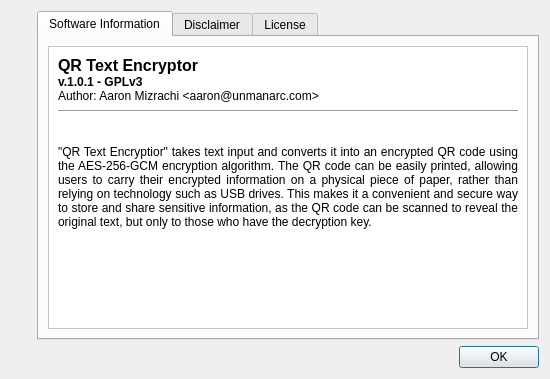
<?xml version="1.0" encoding="UTF-8"?>
<ui version="4.0">
 <class>Dialog_About</class>
 <widget class="QDialog" name="Dialog_About">
  <property name="geometry">
   <rect>
    <x>0</x>
    <y>0</y>
    <width>550</width>
    <height>379</height>
   </rect>
  </property>
  <property name="minimumSize">
   <size>
    <width>550</width>
    <height>379</height>
   </size>
  </property>
  <property name="maximumSize">
   <size>
    <width>550</width>
    <height>379</height>
   </size>
  </property>
  <property name="windowTitle">
   <string>About...</string>
  </property>
  <layout class="QGridLayout" name="gridLayout_2">
   <item row="0" column="0">
    <widget class="QLabel" name="label_2">
     <property name="sizePolicy">
      <sizepolicy hsizetype="Fixed" vsizetype="Fixed">
       <horstretch>0</horstretch>
       <verstretch>0</verstretch>
      </sizepolicy>
     </property>
     <property name="maximumSize">
      <size>
       <width>128</width>
       <height>128</height>
      </size>
     </property>
     <property name="text">
      <string/>
     </property>
     <property name="pixmap">
      <pixmap resource="../qrc.qrc">:/img/qrencryptor.png</pixmap>
     </property>
     <property name="scaledContents">
      <bool>true</bool>
     </property>
    </widget>
   </item>
   <item row="0" column="1" rowspan="2">
    <widget class="QTabWidget" name="tabWidget">
     <property name="currentIndex">
      <number>0</number>
     </property>
     <widget class="QWidget" name="tab">
      <attribute name="title">
       <string>Software Information</string>
      </attribute>
      <layout class="QGridLayout" name="gridLayout_3">
       <item row="0" column="0">
        <widget class="QFrame" name="frame">
         <property name="styleSheet">
          <string notr="true">background-color: rgb(255, 255, 255);</string>
         </property>
         <property name="frameShape">
          <enum>QFrame::StyledPanel</enum>
         </property>
         <property name="frameShadow">
          <enum>QFrame::Raised</enum>
         </property>
         <layout class="QGridLayout" name="gridLayout">
          <item row="0" column="0">
           <widget class="QLabel" name="label">
            <property name="styleSheet">
             <string notr="true">font: 8pt &quot;Monospace&quot;;</string>
            </property>
            <property name="lineWidth">
             <number>0</number>
            </property>
            <property name="text">
             <string>&lt;html&gt;&lt;head/&gt;&lt;body&gt;&lt;div&gt;&lt;span style=&quot; font-size:12pt; font-weight:700;&quot;&gt;QR Text Encryptor&lt;/span&gt;&lt;/div&gt;&lt;div&gt;&lt;span style=&quot; font-weight:700;&quot;&gt;v.1.0.1 - GPLv3&lt;/span&gt;&lt;/div&gt;&lt;div&gt;Author: Aaron Mizrachi &amp;lt;aaron@unmanarc.com&amp;gt;&lt;/div&gt;&lt;hr/&gt;&lt;div&gt;&lt;br/&gt;&lt;/div&gt;&lt;div align=&quot;justify&quot;&gt;&amp;quot;QR Text Encryptior&amp;quot; takes text input and converts it into an encrypted QR code using the AES-256-GCM encryption algorithm. The QR code can be easily printed, allowing users to carry their encrypted information on a physical piece of paper, rather than relying on technology such as USB drives. This makes it a convenient and secure way to store and share sensitive information, as the QR code can be scanned to reveal the original text, but only to those who have the decryption key.&lt;/div&gt;&lt;/body&gt;&lt;/html&gt;</string>
            </property>
            <property name="alignment">
             <set>Qt::AlignLeading|Qt::AlignLeft|Qt::AlignTop</set>
            </property>
            <property name="wordWrap">
             <bool>true</bool>
            </property>
            <property name="textInteractionFlags">
             <set>Qt::LinksAccessibleByMouse|Qt::TextSelectableByMouse</set>
            </property>
           </widget>
          </item>
         </layout>
        </widget>
       </item>
      </layout>
     </widget>
     <widget class="QWidget" name="tab_2">
      <attribute name="title">
       <string>Disclaimer</string>
      </attribute>
      <layout class="QGridLayout" name="gridLayout_4">
       <item row="0" column="0">
        <widget class="QPlainTextEdit" name="plainTextEdit_2">
         <property name="styleSheet">
          <string notr="true">font: 8pt &quot;Monospace&quot;;</string>
         </property>
         <property name="lineWrapMode">
          <enum>QPlainTextEdit::WidgetWidth</enum>
         </property>
         <property name="readOnly">
          <bool>true</bool>
         </property>
         <property name="plainText">
          <string>PART 1/2:

This software is provided 'as-is', without any express or implied warranty. In no event will the authors be held liable for any damages arising from the use of this software. The user assumes all responsibility for any damages resulting from the use of this software, and is advised to test the software thoroughly before relying on it for any purpose.

-
PART 2/2:

Among other factors, the security of the encrypted QR code generated by this software is dependent on the strength of the password chosen by the user. It is the user's responsibility to select a strong and secure password to ensure the protection of the encrypted information. The authors of this software will not be held liable for any damages resulting from the use of a weak or easily guessable password.</string>
         </property>
        </widget>
       </item>
      </layout>
     </widget>
     <widget class="QWidget" name="tab_3">
      <attribute name="title">
       <string>License</string>
      </attribute>
      <layout class="QGridLayout" name="gridLayout_5">
       <item row="0" column="0">
        <widget class="QPlainTextEdit" name="plainTextEdit">
         <property name="styleSheet">
          <string notr="true">font: 8pt &quot;Monospace&quot;;</string>
         </property>
         <property name="lineWrapMode">
          <enum>QPlainTextEdit::NoWrap</enum>
         </property>
         <property name="readOnly">
          <bool>true</bool>
         </property>
         <property name="plainText">
          <string>                    GNU GENERAL PUBLIC LICENSE
                       Version 3, 29 June 2007

 Copyright (C) 2007 Free Software Foundation, Inc. &lt;http://fsf.org/&gt;
 Everyone is permitted to copy and distribute verbatim copies
 of this license document, but changing it is not allowed.

                            Preamble

  The GNU General Public License is a free, copyleft license for
software and other kinds of works.

  The licenses for most software and other practical works are designed
to take away your freedom to share and change the works.  By contrast,
the GNU General Public License is intended to guarantee your freedom to
share and change all versions of a program--to make sure it remains free
software for all its users.  We, the Free Software Foundation, use the
GNU General Public License for most of our software; it applies also to
any other work released this way by its authors.  You can apply it to
your programs, too.

  When we speak of free software, we are referring to freedom, not
price.  Our General Public Licenses are designed to make sure that you
have the freedom to distribute copies of free software (and charge for
them if you wish), that you receive source code or can get it if you
want it, that you can change the software or use pieces of it in new
free programs, and that you know you can do these things.

  To protect your rights, we need to prevent others from denying you
these rights or asking you to surrender the rights.  Therefore, you have
certain responsibilities if you distribute copies of the software, or if
you modify it: responsibilities to respect the freedom of others.

  For example, if you distribute copies of such a program, whether
gratis or for a fee, you must pass on to the recipients the same
freedoms that you received.  You must make sure that they, too, receive
or can get the source code.  And you must show them these terms so they
know their rights.

  Developers that use the GNU GPL protect your rights with two steps:
(1) assert copyright on the software, and (2) offer you this License
giving you legal permission to copy, distribute and/or modify it.

  For the developers' and authors' protection, the GPL clearly explains
that there is no warranty for this free software.  For both users' and
authors' sake, the GPL requires that modified versions be marked as
changed, so that their problems will not be attributed erroneously to
authors of previous versions.

  Some devices are designed to deny users access to install or run
modified versions of the software inside them, although the manufacturer
can do so.  This is fundamentally incompatible with the aim of
protecting users' freedom to change the software.  The systematic
pattern of such abuse occurs in the area of products for individuals to
use, which is precisely where it is most unacceptable.  Therefore, we
have designed this version of the GPL to prohibit the practice for those
products.  If such problems arise substantially in other domains, we
stand ready to extend this provision to those domains in future versions
of the GPL, as needed to protect the freedom of users.

  Finally, every program is threatened constantly by software patents.
States should not allow patents to restrict development and use of
software on general-purpose computers, but in those that do, we wish to
avoid the special danger that patents applied to a free program could
make it effectively proprietary.  To prevent this, the GPL assures that
patents cannot be used to render the program non-free.

  The precise terms and conditions for copying, distribution and
modification follow.

                       TERMS AND CONDITIONS

  0. Definitions.

  &quot;This License&quot; refers to version 3 of the GNU General Public License.

  &quot;Copyright&quot; also means copyright-like laws that apply to other kinds of
works, such as semiconductor masks.

  &quot;The Program&quot; refers to any copyrightable work licensed under this
License.  Each licensee is addressed as &quot;you&quot;.  &quot;Licensees&quot; and
&quot;recipients&quot; may be individuals or organizations.

  To &quot;modify&quot; a work means to copy from or adapt all or part of the work
in a fashion requiring copyright permission, other than the making of an
exact copy.  The resulting work is called a &quot;modified version&quot; of the
earlier work or a work &quot;based on&quot; the earlier work.

  A &quot;covered work&quot; means either the unmodified Program or a work based
on the Program.

  To &quot;propagate&quot; a work means to do anything with it that, without
permission, would make you directly or secondarily liable for
infringement under applicable copyright law, except executing it on a
computer or modifying a private copy.  Propagation includes copying,
distribution (with or without modification), making available to the
public, and in some countries other activities as well.

  To &quot;convey&quot; a work means any kind of propagation that enables other
parties to make or receive copies.  Mere interaction with a user through
a computer network, with no transfer of a copy, is not conveying.

  An interactive user interface displays &quot;Appropriate Legal Notices&quot;
to the extent that it includes a convenient and prominently visible
feature that (1) displays an appropriate copyright notice, and (2)
tells the user that there is no warranty for the work (except to the
extent that warranties are provided), that licensees may convey the
work under this License, and how to view a copy of this License.  If
the interface presents a list of user commands or options, such as a
menu, a prominent item in the list meets this criterion.

  1. Source Code.

  The &quot;source code&quot; for a work means the preferred form of the work
for making modifications to it.  &quot;Object code&quot; means any non-source
form of a work.

  A &quot;Standard Interface&quot; means an interface that either is an official
standard defined by a recognized standards body, or, in the case of
interfaces specified for a particular programming language, one that
is widely used among developers working in that language.

  The &quot;System Libraries&quot; of an executable work include anything, other
than the work as a whole, that (a) is included in the normal form of
packaging a Major Component, but which is not part of that Major
Component, and (b) serves only to enable use of the work with that
Major Component, or to implement a Standard Interface for which an
implementation is available to the public in source code form.  A
&quot;Major Component&quot;, in this context, means a major essential component
(kernel, window system, and so on) of the specific operating system
(if any) on which the executable work runs, or a compiler used to
produce the work, or an object code interpreter used to run it.

  The &quot;Corresponding Source&quot; for a work in object code form means all
the source code needed to generate, install, and (for an executable
work) run the object code and to modify the work, including scripts to
control those activities.  However, it does not include the work's
System Libraries, or general-purpose tools or generally available free
programs which are used unmodified in performing those activities but
which are not part of the work.  For example, Corresponding Source
includes interface definition files associated with source files for
the work, and the source code for shared libraries and dynamically
linked subprograms that the work is specifically designed to require,
such as by intimate data communication or control flow between those
subprograms and other parts of the work.

  The Corresponding Source need not include anything that users
can regenerate automatically from other parts of the Corresponding
Source.

  The Corresponding Source for a work in source code form is that
same work.

  2. Basic Permissions.

  All rights granted under this License are granted for the term of
copyright on the Program, and are irrevocable provided the stated
conditions are met.  This License explicitly affirms your unlimited
permission to run the unmodified Program.  The output from running a
covered work is covered by this License only if the output, given its
content, constitutes a covered work.  This License acknowledges your
rights of fair use or other equivalent, as provided by copyright law.

  You may make, run and propagate covered works that you do not
convey, without conditions so long as your license otherwise remains
in force.  You may convey covered works to others for the sole purpose
of having them make modifications exclusively for you, or provide you
with facilities for running those works, provided that you comply with
the terms of this License in conveying all material for which you do
not control copyright.  Those thus making or running the covered works
for you must do so exclusively on your behalf, under your direction
and control, on terms that prohibit them from making any copies of
your copyrighted material outside their relationship with you.

  Conveying under any other circumstances is permitted solely under
the conditions stated below.  Sublicensing is not allowed; section 10
makes it unnecessary.

  3. Protecting Users' Legal Rights From Anti-Circumvention Law.

  No covered work shall be deemed part of an effective technological
measure under any applicable law fulfilling obligations under article
11 of the WIPO copyright treaty adopted on 20 December 1996, or
similar laws prohibiting or restricting circumvention of such
measures.

  When you convey a covered work, you waive any legal power to forbid
circumvention of technological measures to the extent such circumvention
is effected by exercising rights under this License with respect to
the covered work, and you disclaim any intention to limit operation or
modification of the work as a means of enforcing, against the work's
users, your or third parties' legal rights to forbid circumvention of
technological measures.

  4. Conveying Verbatim Copies.

  You may convey verbatim copies of the Program's source code as you
receive it, in any medium, provided that you conspicuously and
appropriately publish on each copy an appropriate copyright notice;
keep intact all notices stating that this License and any
non-permissive terms added in accord with section 7 apply to the code;
keep intact all notices of the absence of any warranty; and give all
recipients a copy of this License along with the Program.

  You may charge any price or no price for each copy that you convey,
and you may offer support or warranty protection for a fee.

  5. Conveying Modified Source Versions.

  You may convey a work based on the Program, or the modifications to
produce it from the Program, in the form of source code under the
terms of section 4, provided that you also meet all of these conditions:

    a) The work must carry prominent notices stating that you modified
    it, and giving a relevant date.

    b) The work must carry prominent notices stating that it is
    released under this License and any conditions added under section
    7.  This requirement modifies the requirement in section 4 to
    &quot;keep intact all notices&quot;.

    c) You must license the entire work, as a whole, under this
    License to anyone who comes into possession of a copy.  This
    License will therefore apply, along with any applicable section 7
    additional terms, to the whole of the work, and all its parts,
    regardless of how they are packaged.  This License gives no
    permission to license the work in any other way, but it does not
    invalidate such permission if you have separately received it.

    d) If the work has interactive user interfaces, each must display
    Appropriate Legal Notices; however, if the Program has interactive
    interfaces that do not display Appropriate Legal Notices, your
    work need not make them do so.

  A compilation of a covered work with other separate and independent
works, which are not by their nature extensions of the covered work,
and which are not combined with it such as to form a larger program,
in or on a volume of a storage or distribution medium, is called an
&quot;aggregate&quot; if the compilation and its resulting copyright are not
used to limit the access or legal rights of the compilation's users
beyond what the individual works permit.  Inclusion of a covered work
in an aggregate does not cause this License to apply to the other
parts of the aggregate.

  6. Conveying Non-Source Forms.

  You may convey a covered work in object code form under the terms
of sections 4 and 5, provided that you also convey the
machine-readable Corresponding Source under the terms of this License,
in one of these ways:

    a) Convey the object code in, or embodied in, a physical product
    (including a physical distribution medium), accompanied by the
    Corresponding Source fixed on a durable physical medium
    customarily used for software interchange.

    b) Convey the object code in, or embodied in, a physical product
    (including a physical distribution medium), accompanied by a
    written offer, valid for at least three years and valid for as
    long as you offer spare parts or customer support for that product
    model, to give anyone who possesses the object code either (1) a
    copy of the Corresponding Source for all the software in the
    product that is covered by this License, on a durable physical
    medium customarily used for software interchange, for a price no
    more than your reasonable cost of physically performing this
    conveying of source, or (2) access to copy the
    Corresponding Source from a network server at no charge.

    c) Convey individual copies of the object code with a copy of the
    written offer to provide the Corresponding Source.  This
    alternative is allowed only occasionally and noncommercially, and
    only if you received the object code with such an offer, in accord
    with subsection 6b.

    d) Convey the object code by offering access from a designated
    place (gratis or for a charge), and offer equivalent access to the
    Corresponding Source in the same way through the same place at no
    further charge.  You need not require recipients to copy the
    Corresponding Source along with the object code.  If the place to
    copy the object code is a network server, the Corresponding Source
    may be on a different server (operated by you or a third party)
    that supports equivalent copying facilities, provided you maintain
    clear directions next to the object code saying where to find the
    Corresponding Source.  Regardless of what server hosts the
    Corresponding Source, you remain obligated to ensure that it is
    available for as long as needed to satisfy these requirements.

    e) Convey the object code using peer-to-peer transmission, provided
    you inform other peers where the object code and Corresponding
    Source of the work are being offered to the general public at no
    charge under subsection 6d.

  A separable portion of the object code, whose source code is excluded
from the Corresponding Source as a System Library, need not be
included in conveying the object code work.

  A &quot;User Product&quot; is either (1) a &quot;consumer product&quot;, which means any
tangible personal property which is normally used for personal, family,
or household purposes, or (2) anything designed or sold for incorporation
into a dwelling.  In determining whether a product is a consumer product,
doubtful cases shall be resolved in favor of coverage.  For a particular
product received by a particular user, &quot;normally used&quot; refers to a
typical or common use of that class of product, regardless of the status
of the particular user or of the way in which the particular user
actually uses, or expects or is expected to use, the product.  A product
is a consumer product regardless of whether the product has substantial
commercial, industrial or non-consumer uses, unless such uses represent
the only significant mode of use of the product.

  &quot;Installation Information&quot; for a User Product means any methods,
procedures, authorization keys, or other information required to install
and execute modified versions of a covered work in that User Product from
a modified version of its Corresponding Source.  The information must
suffice to ensure that the continued functioning of the modified object
code is in no case prevented or interfered with solely because
modification has been made.

  If you convey an object code work under this section in, or with, or
specifically for use in, a User Product, and the conveying occurs as
part of a transaction in which the right of possession and use of the
User Product is transferred to the recipient in perpetuity or for a
fixed term (regardless of how the transaction is characterized), the
Corresponding Source conveyed under this section must be accompanied
by the Installation Information.  But this requirement does not apply
if neither you nor any third party retains the ability to install
modified object code on the User Product (for example, the work has
been installed in ROM).

  The requirement to provide Installation Information does not include a
requirement to continue to provide support service, warranty, or updates
for a work that has been modified or installed by the recipient, or for
the User Product in which it has been modified or installed.  Access to a
network may be denied when the modification itself materially and
adversely affects the operation of the network or violates the rules and
protocols for communication across the network.

  Corresponding Source conveyed, and Installation Information provided,
in accord with this section must be in a format that is publicly
documented (and with an implementation available to the public in
source code form), and must require no special password or key for
unpacking, reading or copying.

  7. Additional Terms.

  &quot;Additional permissions&quot; are terms that supplement the terms of this
License by making exceptions from one or more of its conditions.
Additional permissions that are applicable to the entire Program shall
be treated as though they were included in this License, to the extent
that they are valid under applicable law.  If additional permissions
apply only to part of the Program, that part may be used separately
under those permissions, but the entire Program remains governed by
this License without regard to the additional permissions.

  When you convey a copy of a covered work, you may at your option
remove any additional permissions from that copy, or from any part of
it.  (Additional permissions may be written to require their own
removal in certain cases when you modify the work.)  You may place
additional permissions on material, added by you to a covered work,
for which you have or can give appropriate copyright permission.

  Notwithstanding any other provision of this License, for material you
add to a covered work, you may (if authorized by the copyright holders of
that material) supplement the terms of this License with terms:

    a) Disclaiming warranty or limiting liability differently from the
    terms of sections 15 and 16 of this License; or

    b) Requiring preservation of specified reasonable legal notices or
    author attributions in that material or in the Appropriate Legal
    Notices displayed by works containing it; or

    c) Prohibiting misrepresentation of the origin of that material, or
    requiring that modified versions of such material be marked in
    reasonable ways as different from the original version; or

    d) Limiting the use for publicity purposes of names of licensors or
    authors of the material; or

    e) Declining to grant rights under trademark law for use of some
    trade names, trademarks, or service marks; or

    f) Requiring indemnification of licensors and authors of that
    material by anyone who conveys the material (or modified versions of
    it) with contractual assumptions of liability to the recipient, for
    any liability that these contractual assumptions directly impose on
    those licensors and authors.

  All other non-permissive additional terms are considered &quot;further
restrictions&quot; within the meaning of section 10.  If the Program as you
received it, or any part of it, contains a notice stating that it is
governed by this License along with a term that is a further
restriction, you may remove that term.  If a license document contains
a further restriction but permits relicensing or conveying under this
License, you may add to a covered work material governed by the terms
of that license document, provided that the further restriction does
not survive such relicensing or conveying.

  If you add terms to a covered work in accord with this section, you
must place, in the relevant source files, a statement of the
additional terms that apply to those files, or a notice indicating
where to find the applicable terms.

  Additional terms, permissive or non-permissive, may be stated in the
form of a separately written license, or stated as exceptions;
the above requirements apply either way.

  8. Termination.

  You may not propagate or modify a covered work except as expressly
provided under this License.  Any attempt otherwise to propagate or
modify it is void, and will automatically terminate your rights under
this License (including any patent licenses granted under the third
paragraph of section 11).

  However, if you cease all violation of this License, then your
license from a particular copyright holder is reinstated (a)
provisionally, unless and until the copyright holder explicitly and
finally terminates your license, and (b) permanently, if the copyright
holder fails to notify you of the violation by some reasonable means
prior to 60 days after the cessation.

  Moreover, your license from a particular copyright holder is
reinstated permanently if the copyright holder notifies you of the
violation by some reasonable means, this is the first time you have
received notice of violation of this License (for any work) from that
copyright holder, and you cure the violation prior to 30 days after
your receipt of the notice.

  Termination of your rights under this section does not terminate the
licenses of parties who have received copies or rights from you under
this License.  If your rights have been terminated and not permanently
reinstated, you do not qualify to receive new licenses for the same
material under section 10.

  9. Acceptance Not Required for Having Copies.

  You are not required to accept this License in order to receive or
run a copy of the Program.  Ancillary propagation of a covered work
occurring solely as a consequence of using peer-to-peer transmission
to receive a copy likewise does not require acceptance.  However,
nothing other than this License grants you permission to propagate or
modify any covered work.  These actions infringe copyright if you do
not accept this License.  Therefore, by modifying or propagating a
covered work, you indicate your acceptance of this License to do so.

  10. Automatic Licensing of Downstream Recipients.

  Each time you convey a covered work, the recipient automatically
receives a license from the original licensors, to run, modify and
propagate that work, subject to this License.  You are not responsible
for enforcing compliance by third parties with this License.

  An &quot;entity transaction&quot; is a transaction transferring control of an
organization, or substantially all assets of one, or subdividing an
organization, or merging organizations.  If propagation of a covered
work results from an entity transaction, each party to that
transaction who receives a copy of the work also receives whatever
licenses to the work the party's predecessor in interest had or could
give under the previous paragraph, plus a right to possession of the
Corresponding Source of the work from the predecessor in interest, if
the predecessor has it or can get it with reasonable efforts.

  You may not impose any further restrictions on the exercise of the
rights granted or affirmed under this License.  For example, you may
not impose a license fee, royalty, or other charge for exercise of
rights granted under this License, and you may not initiate litigation
(including a cross-claim or counterclaim in a lawsuit) alleging that
any patent claim is infringed by making, using, selling, offering for
sale, or importing the Program or any portion of it.

  11. Patents.

  A &quot;contributor&quot; is a copyright holder who authorizes use under this
License of the Program or a work on which the Program is based.  The
work thus licensed is called the contributor's &quot;contributor version&quot;.

  A contributor's &quot;essential patent claims&quot; are all patent claims
owned or controlled by the contributor, whether already acquired or
hereafter acquired, that would be infringed by some manner, permitted
by this License, of making, using, or selling its contributor version,
but do not include claims that would be infringed only as a
consequence of further modification of the contributor version.  For
purposes of this definition, &quot;control&quot; includes the right to grant
patent sublicenses in a manner consistent with the requirements of
this License.

  Each contributor grants you a non-exclusive, worldwide, royalty-free
patent license under the contributor's essential patent claims, to
make, use, sell, offer for sale, import and otherwise run, modify and
propagate the contents of its contributor version.

  In the following three paragraphs, a &quot;patent license&quot; is any express
agreement or commitment, however denominated, not to enforce a patent
(such as an express permission to practice a patent or covenant not to
sue for patent infringement).  To &quot;grant&quot; such a patent license to a
party means to make such an agreement or commitment not to enforce a
patent against the party.

  If you convey a covered work, knowingly relying on a patent license,
and the Corresponding Source of the work is not available for anyone
to copy, free of charge and under the terms of this License, through a
publicly available network server or other readily accessible means,
then you must either (1) cause the Corresponding Source to be so
available, or (2) arrange to deprive yourself of the benefit of the
patent license for this particular work, or (3) arrange, in a manner
consistent with the requirements of this License, to extend the patent
license to downstream recipients.  &quot;Knowingly relying&quot; means you have
actual knowledge that, but for the patent license, your conveying the
covered work in a country, or your recipient's use of the covered work
in a country, would infringe one or more identifiable patents in that
country that you have reason to believe are valid.

  If, pursuant to or in connection with a single transaction or
arrangement, you convey, or propagate by procuring conveyance of, a
covered work, and grant a patent license to some of the parties
receiving the covered work authorizing them to use, propagate, modify
or convey a specific copy of the covered work, then the patent license
you grant is automatically extended to all recipients of the covered
work and works based on it.

  A patent license is &quot;discriminatory&quot; if it does not include within
the scope of its coverage, prohibits the exercise of, or is
conditioned on the non-exercise of one or more of the rights that are
specifically granted under this License.  You may not convey a covered
work if you are a party to an arrangement with a third party that is
in the business of distributing software, under which you make payment
to the third party based on the extent of your activity of conveying
the work, and under which the third party grants, to any of the
parties who would receive the covered work from you, a discriminatory
patent license (a) in connection with copies of the covered work
conveyed by you (or copies made from those copies), or (b) primarily
for and in connection with specific products or compilations that
contain the covered work, unless you entered into that arrangement,
or that patent license was granted, prior to 28 March 2007.

  Nothing in this License shall be construed as excluding or limiting
any implied license or other defenses to infringement that may
otherwise be available to you under applicable patent law.

  12. No Surrender of Others' Freedom.

  If conditions are imposed on you (whether by court order, agreement or
otherwise) that contradict the conditions of this License, they do not
excuse you from the conditions of this License.  If you cannot convey a
covered work so as to satisfy simultaneously your obligations under this
License and any other pertinent obligations, then as a consequence you may
not convey it at all.  For example, if you agree to terms that obligate you
to collect a royalty for further conveying from those to whom you convey
the Program, the only way you could satisfy both those terms and this
License would be to refrain entirely from conveying the Program.

  13. Use with the GNU Affero General Public License.

  Notwithstanding any other provision of this License, you have
permission to link or combine any covered work with a work licensed
under version 3 of the GNU Affero General Public License into a single
combined work, and to convey the resulting work.  The terms of this
License will continue to apply to the part which is the covered work,
but the special requirements of the GNU Affero General Public License,
section 13, concerning interaction through a network will apply to the
combination as such.

  14. Revised Versions of this License.

  The Free Software Foundation may publish revised and/or new versions of
the GNU General Public License from time to time.  Such new versions will
be similar in spirit to the present version, but may differ in detail to
address new problems or concerns.

  Each version is given a distinguishing version number.  If the
Program specifies that a certain numbered version of the GNU General
Public License &quot;or any later version&quot; applies to it, you have the
option of following the terms and conditions either of that numbered
version or of any later version published by the Free Software
Foundation.  If the Program does not specify a version number of the
GNU General Public License, you may choose any version ever published
by the Free Software Foundation.

  If the Program specifies that a proxy can decide which future
versions of the GNU General Public License can be used, that proxy's
public statement of acceptance of a version permanently authorizes you
to choose that version for the Program.

  Later license versions may give you additional or different
permissions.  However, no additional obligations are imposed on any
author or copyright holder as a result of your choosing to follow a
later version.

  15. Disclaimer of Warranty.

  THERE IS NO WARRANTY FOR THE PROGRAM, TO THE EXTENT PERMITTED BY
APPLICABLE LAW.  EXCEPT WHEN OTHERWISE STATED IN WRITING THE COPYRIGHT
HOLDERS AND/OR OTHER PARTIES PROVIDE THE PROGRAM &quot;AS IS&quot; WITHOUT WARRANTY
OF ANY KIND, EITHER EXPRESSED OR IMPLIED, INCLUDING, BUT NOT LIMITED TO,
THE IMPLIED WARRANTIES OF MERCHANTABILITY AND FITNESS FOR A PARTICULAR
PURPOSE.  THE ENTIRE RISK AS TO THE QUALITY AND PERFORMANCE OF THE PROGRAM
IS WITH YOU.  SHOULD THE PROGRAM PROVE DEFECTIVE, YOU ASSUME THE COST OF
ALL NECESSARY SERVICING, REPAIR OR CORRECTION.

  16. Limitation of Liability.

  IN NO EVENT UNLESS REQUIRED BY APPLICABLE LAW OR AGREED TO IN WRITING
WILL ANY COPYRIGHT HOLDER, OR ANY OTHER PARTY WHO MODIFIES AND/OR CONVEYS
THE PROGRAM AS PERMITTED ABOVE, BE LIABLE TO YOU FOR DAMAGES, INCLUDING ANY
GENERAL, SPECIAL, INCIDENTAL OR CONSEQUENTIAL DAMAGES ARISING OUT OF THE
USE OR INABILITY TO USE THE PROGRAM (INCLUDING BUT NOT LIMITED TO LOSS OF
DATA OR DATA BEING RENDERED INACCURATE OR LOSSES SUSTAINED BY YOU OR THIRD
PARTIES OR A FAILURE OF THE PROGRAM TO OPERATE WITH ANY OTHER PROGRAMS),
EVEN IF SUCH HOLDER OR OTHER PARTY HAS BEEN ADVISED OF THE POSSIBILITY OF
SUCH DAMAGES.

  17. Interpretation of Sections 15 and 16.

  If the disclaimer of warranty and limitation of liability provided
above cannot be given local legal effect according to their terms,
reviewing courts shall apply local law that most closely approximates
an absolute waiver of all civil liability in connection with the
Program, unless a warranty or assumption of liability accompanies a
copy of the Program in return for a fee.

                     END OF TERMS AND CONDITIONS

            How to Apply These Terms to Your New Programs

  If you develop a new program, and you want it to be of the greatest
possible use to the public, the best way to achieve this is to make it
free software which everyone can redistribute and change under these terms.

  To do so, attach the following notices to the program.  It is safest
to attach them to the start of each source file to most effectively
state the exclusion of warranty; and each file should have at least
the &quot;copyright&quot; line and a pointer to where the full notice is found.

    &lt;one line to give the program's name and a brief idea of what it does.&gt;
    Copyright (C) &lt;year&gt;  &lt;name of author&gt;

    This program is free software: you can redistribute it and/or modify
    it under the terms of the GNU General Public License as published by
    the Free Software Foundation, either version 3 of the License, or
    (at your option) any later version.

    This program is distributed in the hope that it will be useful,
    but WITHOUT ANY WARRANTY; without even the implied warranty of
    MERCHANTABILITY or FITNESS FOR A PARTICULAR PURPOSE.  See the
    GNU General Public License for more details.

    You should have received a copy of the GNU General Public License
    along with this program.  If not, see &lt;http://www.gnu.org/licenses/&gt;.

Also add information on how to contact you by electronic and paper mail.

  If the program does terminal interaction, make it output a short
notice like this when it starts in an interactive mode:

    &lt;program&gt;  Copyright (C) &lt;year&gt;  &lt;name of author&gt;
    This program comes with ABSOLUTELY NO WARRANTY; for details type `show w'.
    This is free software, and you are welcome to redistribute it
    under certain conditions; type `show c' for details.

The hypothetical commands `show w' and `show c' should show the appropriate
parts of the General Public License.  Of course, your program's commands
might be different; for a GUI interface, you would use an &quot;about box&quot;.

  You should also get your employer (if you work as a programmer) or school,
if any, to sign a &quot;copyright disclaimer&quot; for the program, if necessary.
For more information on this, and how to apply and follow the GNU GPL, see
&lt;http://www.gnu.org/licenses/&gt;.

  The GNU General Public License does not permit incorporating your program
into proprietary programs.  If your program is a subroutine library, you
may consider it more useful to permit linking proprietary applications with
the library.  If this is what you want to do, use the GNU Lesser General
Public License instead of this License.  But first, please read
&lt;http://www.gnu.org/philosophy/why-not-lgpl.html&gt;.</string>
         </property>
        </widget>
       </item>
      </layout>
     </widget>
    </widget>
   </item>
   <item row="1" column="0">
    <spacer name="verticalSpacer">
     <property name="orientation">
      <enum>Qt::Vertical</enum>
     </property>
     <property name="sizeHint" stdset="0">
      <size>
       <width>20</width>
       <height>40</height>
      </size>
     </property>
    </spacer>
   </item>
   <item row="2" column="1">
    <widget class="QDialogButtonBox" name="buttonBox">
     <property name="orientation">
      <enum>Qt::Horizontal</enum>
     </property>
     <property name="standardButtons">
      <set>QDialogButtonBox::Ok</set>
     </property>
    </widget>
   </item>
  </layout>
 </widget>
 <resources>
  <include location="../qrc.qrc"/>
 </resources>
 <connections>
  <connection>
   <sender>buttonBox</sender>
   <signal>accepted()</signal>
   <receiver>Dialog_About</receiver>
   <slot>accept()</slot>
   <hints>
    <hint type="sourcelabel">
     <x>248</x>
     <y>254</y>
    </hint>
    <hint type="destinationlabel">
     <x>157</x>
     <y>274</y>
    </hint>
   </hints>
  </connection>
  <connection>
   <sender>buttonBox</sender>
   <signal>rejected()</signal>
   <receiver>Dialog_About</receiver>
   <slot>reject()</slot>
   <hints>
    <hint type="sourcelabel">
     <x>316</x>
     <y>260</y>
    </hint>
    <hint type="destinationlabel">
     <x>286</x>
     <y>274</y>
    </hint>
   </hints>
  </connection>
 </connections>
</ui>
